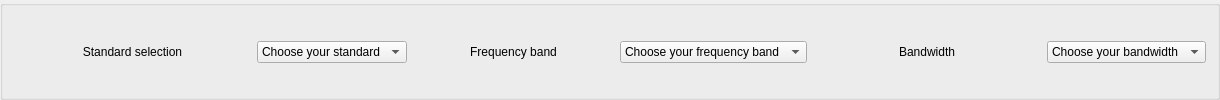
            <widget class="QGroupBox" name="Header">
             <property name="sizePolicy">
              <sizepolicy hsizetype="MinimumExpanding" vsizetype="Fixed">
               <horstretch>0</horstretch>
               <verstretch>0</verstretch>
              </sizepolicy>
             </property>
             <property name="minimumSize">
              <size>
               <width>1220</width>
               <height>85</height>
              </size>
             </property>
             <property name="title">
              <string/>
             </property>
             <layout class="QHBoxLayout" name="horizontalLayout_6">
              <property name="topMargin">
               <number>12</number>
              </property>
              <item>
               <layout class="QHBoxLayout" name="layout_menu_principal">
                <item>
                 <layout class="QHBoxLayout" name="standard_selection">
                  <item>
                   <widget class="QLabel" name="standard_selection_label">
                    <property name="text">
                     <string>Standard selection</string>
                    </property>
                    <property name="alignment">
                     <set>Qt::AlignCenter</set>
                    </property>
                   </widget>
                  </item>
                  <item>
                   <widget class="QComboBox" name="comboBox_standard_selection">
                    <property name="sizePolicy">
                     <sizepolicy hsizetype="Fixed" vsizetype="Maximum">
                      <horstretch>0</horstretch>
                      <verstretch>0</verstretch>
                     </sizepolicy>
                    </property>
                    <item>
                     <property name="text">
                      <string>Choose your standard</string>
                     </property>
                    </item>
                    <item>
                     <property name="text">
                      <string>802.11a</string>
                     </property>
                    </item>
                    <item>
                     <property name="text">
                      <string>802.11b</string>
                     </property>
                    </item>
                    <item>
                     <property name="text">
                      <string>802.11g</string>
                     </property>
                    </item>
                    <item>
                     <property name="text">
                      <string>802.11n</string>
                     </property>
                    </item>
                    <item>
                     <property name="text">
                      <string>802.11ac</string>
                     </property>
                    </item>
                    <item>
                     <property name="text">
                      <string>802.11ax</string>
                     </property>
                    </item>
                   </widget>
                  </item>
                 </layout>
                </item>
                <item>
                 <layout class="QHBoxLayout" name="frequency_band">
                  <item>
                   <widget class="QLabel" name="label_frequency_band">
                    <property name="text">
                     <string>Frequency band</string>
                    </property>
                    <property name="alignment">
                     <set>Qt::AlignCenter</set>
                    </property>
                   </widget>
                  </item>
                  <item>
                   <widget class="QComboBox" name="comboBox_frequency_band">
                    <property name="sizePolicy">
                     <sizepolicy hsizetype="Fixed" vsizetype="Maximum">
                      <horstretch>0</horstretch>
                      <verstretch>0</verstretch>
                     </sizepolicy>
                    </property>
                    <item>
                     <property name="text">
                      <string>Choose your frequency band</string>
                     </property>
                    </item>
                    <item>
                     <property name="text">
                      <string>2.4 GHz</string>
                     </property>
                    </item>
                    <item>
                     <property name="text">
                      <string>5 GHz</string>
                     </property>
                    </item>
                    <item>
                     <property name="text">
                      <string>6 GHz</string>
                     </property>
                    </item>
                   </widget>
                  </item>
                 </layout>
                </item>
                <item>
                 <layout class="QHBoxLayout" name="bandwidth">
                  <item>
                   <widget class="QLabel" name="bandwidth_label">
                    <property name="text">
                     <string>Bandwidth</string>
                    </property>
                    <property name="alignment">
                     <set>Qt::AlignCenter</set>
                    </property>
                   </widget>
                  </item>
                  <item>
                   <widget class="QComboBox" name="comboBox_bandwidth">
                    <property name="sizePolicy">
                     <sizepolicy hsizetype="Fixed" vsizetype="Maximum">
                      <horstretch>0</horstretch>
                      <verstretch>0</verstretch>
                     </sizepolicy>
                    </property>
                    <item>
                     <property name="text">
                      <string>Choose your bandwidth</string>
                     </property>
                    </item>
                    <item>
                     <property name="text">
                      <string>20 MHz</string>
                     </property>
                    </item>
                    <item>
                     <property name="text">
                      <string>40 MHz</string>
                     </property>
                    </item>
                    <item>
                     <property name="text">
                      <string>80 MHz</string>
                     </property>
                    </item>
                    <item>
                     <property name="text">
                      <string>160 MHz</string>
                     </property>
                    </item>
                   </widget>
                  </item>
                 </layout>
                </item>
               </layout>
              </item>
             </layout>
            </widget>
